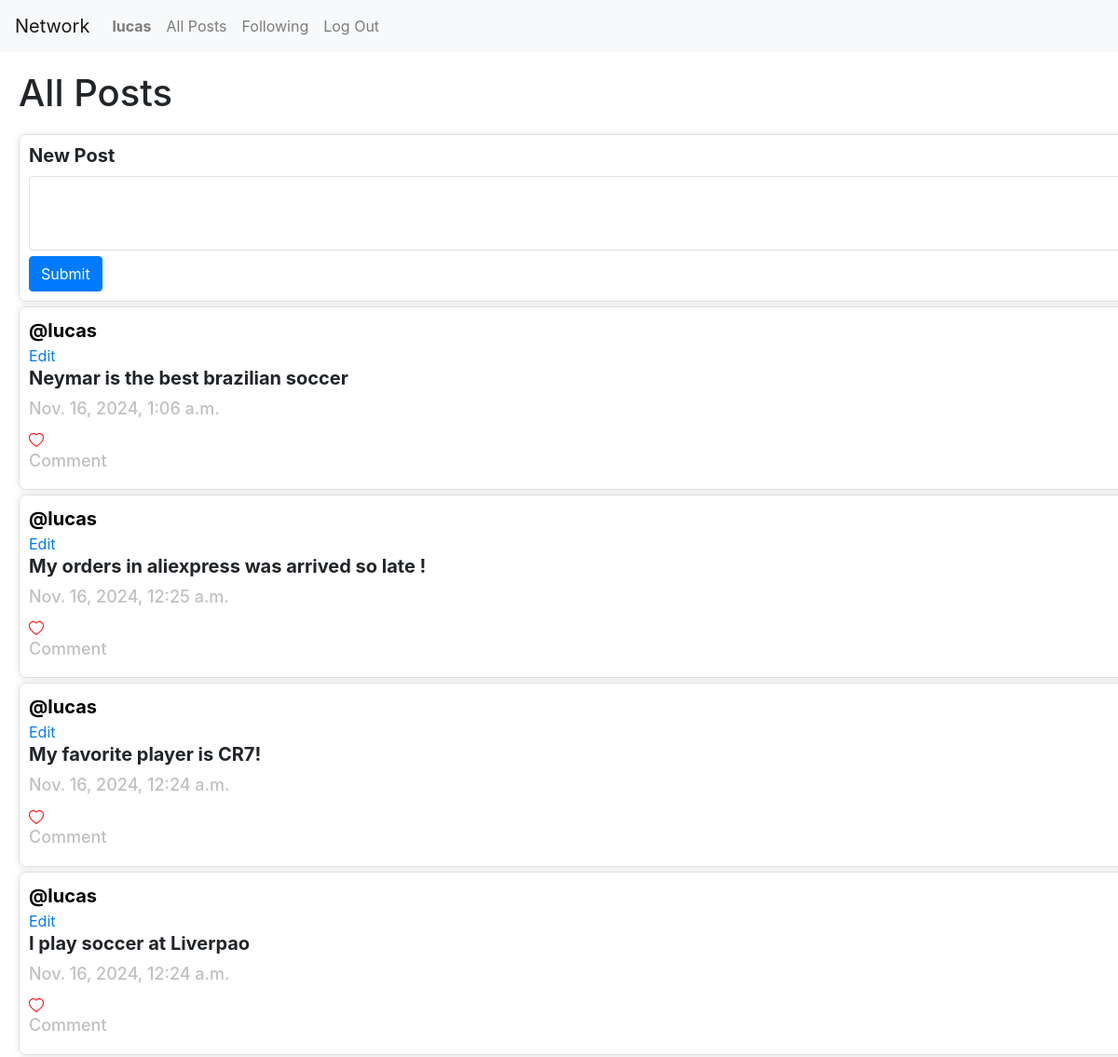
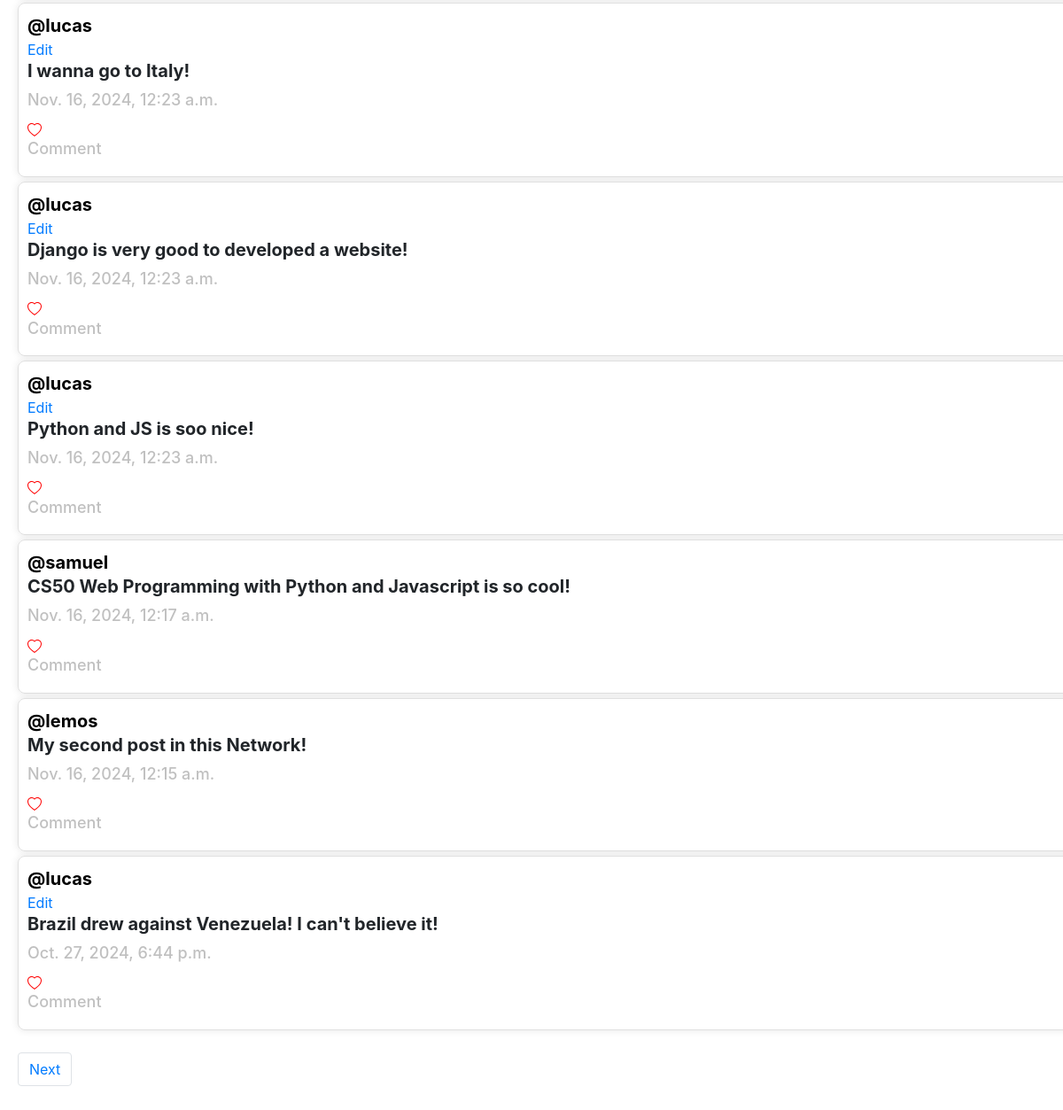
Screenshot of / (signed in) with the database file from the repository (2 pictures, top to bottom).
### network/models.py (models this page shows, shortened)
class User(AbstractUser):
    pass

class Post(models.Model):
    text = models.TextField(max_length=280)
    user = models.ForeignKey(User, on_delete=models.CASCADE, related_name="user")
    date = models.DateTimeField(auto_now_add=True)

### network/views.py (the view)
# urls.py: path("", views.index, name="index"),
def index(request):
    posts = Post.objects.all().order_by("date").reverse()
    paginator = Paginator(posts, 10)
    number_page = request.GET.get("page")
    posts_in_the_page = paginator.get_page(number_page)
    likes = Like.objects.all()
    posts_liked = []
    for like in likes:
        if like.user == request.user:
            posts_liked.append(like.post.id)
    return render(request, "network/index.html", {
        "posts": posts,
        "posts_in_the_page": posts_in_the_page,
        "posts_liked": posts_liked,
    })

### network/templates/network/index.html (shortened to what this page needs)
{% extends "network/layout.html" %}
{% load static %}
{% block body %}
    <h1 style="margin: 20px;">All Posts</h1>
    {% if user.is_authenticated %}
        <div id="Post">
            <h1>New Post</h1>
            <form action="{% url 'add_new_post' %}" method="post">
                <textarea name="text" id="text"></textarea>
                <input type='submit' class="btn btn-primary"></button>
            </form>
        </div>
    {% endif %}
    <div id='cointainer_all_post'>
        {% for post in posts_in_the_page %}
            <div id="Post">
                <a id='post-user' href="{% url 'load_user_page' post.user.id %}">@{{ post.user }}</a>
                <br>
                {% if post.user == user %}
                    <a class='edit-button' data-post-id="{{ post.id }}" href="">Edit</a>
                {% endif %}
                <div class="cointainer-text" id="cointainer-text-{{ post.id }}">
                    <h1 id="text-post-{{ post.id }}" class="text-post"> {{ post.text }}</h1>
                    <h2 class="data-post"> {{ post.date }}</h2>
                </div>
                {% if post.id in posts_liked %}
                    <button type="button" class="unliked-button" data-post-id="{{ post.id }}">
                        <svg xmlns="http://www.w3.org/2000/svg" width="16" height="16" fill="red" class="bi bi-heart-fill" viewBox="0 0 16 16">
                            <path fill-rule="evenodd" d="M8 1.314C12.438-3.248 23.534 4.735 8 15-7.534 4.736 3.562-3.248 8 1.314"/>
                        </svg>
                    </button>
                    <span id="likes-count-{{ post.id }}">{{ post.likes_count }}</span>
                {% else %}
                    <button type="button" class="liked-button" data-post-id="{{ post.id }}">
                    </button>
                {% endif %}
                <br>
                {% if user.is_authenticated %}
                    <h2>Comment</h2>
                {% endif%}
            </div>
        {% endfor %}
    </div>
    <nav aria-label="Page navigation example">
        <ul class="pagination">
            {% if posts_in_the_page.has_next %}
                <li class="page-item"><a class="page-link" href="?page={{ posts_in_the_page.next_page_number }}">Next</a></li>
            {% endif %}
        </ul>
    </nav>
{% endblock %}

### network/templates/network/layout.html (shortened to what this page needs)
{% load static %}
<!DOCTYPE html>
<html lang="en">
    <head>
        <link rel="stylesheet" href="https://stackpath.bootstrapcdn.com/bootstrap/4.4.1/css/bootstrap.min.css">
        <link href="{% static 'network/styles.css' %}" rel="stylesheet">
    </head>
    <body>
        <nav class="navbar navbar-expand-lg navbar-light bg-light">
            <a class="navbar-brand" href="#">Network</a>
            <div>
              <ul class="navbar-nav mr-auto">
                {% if user.is_authenticated %}
                    <li class="nav-item">
                        <a class="nav-link" href="#"><strong>{{ user.username }}</strong></a>
                    </li>
                {% endif %}
                <li class="nav-item">
                  <a class="nav-link" href="{% url 'index' %} ">All Posts</a>
                </li>
                {% if user.is_authenticated %}
                    <li class="nav-item">
                        <a class="nav-link" href="{% url 'following_page' %}">Following</a>
                    </li>
                    <li class="nav-item">
                        <a class="nav-link" href="{% url 'logout' %}">Log Out</a>
                    </li>
                {% endif %}
              </ul>
            </div>
          </nav>
        <div class="body">
            {% block body %}
            {% endblock %}
        </div>
    </body>
</html>

### network/static/network/styles.css (style rules this page uses)
#Post { border: 1px solid #e0e0e0; padding: 10px; border-radius: 8px; width: 100%; max-width: 1880px; margin: 5px 20px 5px 20px; box-shadow: 0px 0px 8px rgba(0, 0, 0, 0.1); }
#Post h1 { font-size: 20px; margin-bottom: 10px; font-weight: bold; }
#post-user { font-size: 20px; margin-bottom: 10px; color: black; font-weight: bold; }
#Post h2 { font-size: 18px; margin-bottom: 10px; color: rgb(192, 192, 192); }
.liked-button { background: none; border: none; color: red; padding: 0; font-size: inherit; font-family: inherit; }
#text { width: 100%; height: 80px; border-radius: 4px; border: 1px solid #e0e0e0; padding: 8px; resize: vertical; font-size: 14px; }
.page-item { margin: 20px; }

### rows the page displays
User: username "lucas"
Post: user "lucas", text "Neymar is the best brazilian soccer", date "Nov. 16, 2024, 1:06 a.m."
Post: user "lucas", text "My orders in aliexpress was arrived so late !", date "Nov. 16, 2024, 12:25 a.m."
Post: user "lucas", text "My favorite player is CR7!", date "Nov. 16, 2024, 12:24 a.m."
Post: user "lucas", text "I play soccer at Liverpao", date "Nov. 16, 2024, 12:24 a.m."
Post: user "lucas", text "I wanna go to Italy!", date "Nov. 16, 2024, 12:23 a.m."
Post: user "lucas", text "Django is very good to developed a website!", date "Nov. 16, 2024, 12:23 a.m."
Post: user "lucas", text "Python and JS is soo nice!", date "Nov. 16, 2024, 12:23 a.m."
Post: user "samuel", text "CS50 Web Programming with Python and Javascript is so cool!", date "Nov. 16, 2024, 12:17 a.m."
Post: user "lemos", text "My second post in this Network!", date "Nov. 16, 2024, 12:15 a.m."
Post: user "lucas", text "Brazil drew against Venezuela! I can't believe it!", date "Oct. 27, 2024, 6:44 p.m."
